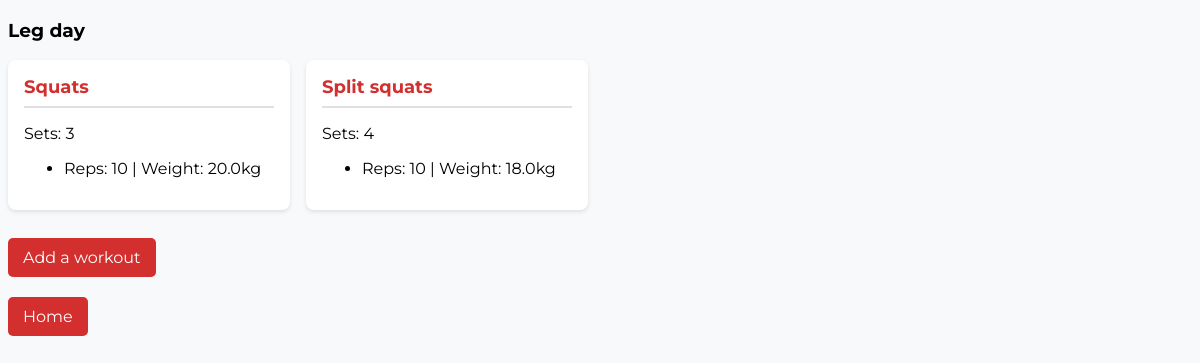
The page /32 (signed in) on the database its author committed.
### polls/models.py (models this page shows, shortened)
class Workout(models.Model):
    name = models.CharField(max_length = 1000)
    description = models.CharField(max_length = 3000)
    date = models.DateTimeField("workout date")

class Exercise(models.Model):
    workout = models.ForeignKey(Workout, on_delete=models.CASCADE)
    exercise = models.CharField(max_length=2000)
    sets = models.CharField(max_length=100)

class Set(models.Model):
    exercise = models.ForeignKey(Exercise, on_delete=models.CASCADE)
    reps = models.IntegerField()
    weight = models.FloatField(null = True,blank = True)

### polls/views.py (the view)
# urls.py: path("<int:workout_id>", views.workout_detail, name = "workout_detail"),
@login_required
def workout_detail(request,workout_id):
    workout = get_object_or_404(Workout, pk = workout_id)
    return render(request, "polls/workout_detail.html",{"workout":workout})

### polls/templates/polls/workout_detail.html (shortened to what this page needs)
<!DOCTYPE html>
<html lang="en">
{% load static %}
<head>
    <link rel="stylesheet" href="{% static 'css/style.css' %}">
</head>
<body>
    <h3>{{ workout.name }}</h3>
    <div class="workout-container2">
        {% for exercise in workout.exercise_set.all %}
        <div class="tile" style="margin-bottom: 8px;">
            <div class="tile-title">{{ exercise.exercise }}</div>
            <div class="tile-divider"></div>
            <p> Sets: {{ exercise.sets }}</p>
            <ul>
                {% for set in exercise.set_set.all %}
                <li>Reps: {{ set.reps }} {% if set.weight %} | Weight: {{ set.weight }}kg {% endif %}</li>
                {% empty %}
                <li>No sets present</li>
                {% endfor %}
            </ul>
        </div>
        {% empty %}
        <p>You did not add an excercise</p>
        {% endfor %}
    </div>
    <div>
        <div class="add-workout"><a href="{% url 'polls:add_workout'  %}">Add a workout</a></div>
    </div>
    <div>
        <div class="add-workout"><a href="{% url 'polls:workout_list'  %}">Home</a></div>
    </div>
</body>
</html>

### polls/static/css/style.css (style rules this page uses)
body { background-color: #F8F9FA; font-family: 'Montserrat', sans-serif; }
.workout-container2 { display: flex; flex-direction: row; flex-wrap: wrap; gap: 16px; align-items: center; width: 100%; }
.tile { background-color: #FFFFFF; padding: 16px; border-radius: 8px; box-shadow: 0 2px 4px rgba(0, 0, 0, 0.1); width: 250px; margin-bottom: 5px; }
.tile-title { font-size: 18px; font-weight: bold; color: #D32F2F; }
.tile-divider { height: 1.5px; background-color: #E0E0E0; margin: 8px 0; }
.add-workout { margin-top: 20px; }
.add-workout a { display: inline-block; background-color: #D32F2F; color: white; padding: 10px 15px; text-decoration: none; border-radius: 5px; }

### rows shown on the page
Workout: name "Leg day"
Exercise: exercise "Squats", sets "3"
Set: reps "10", weight "20.0"
Exercise: exercise "Split squats", sets "4"
Set: reps "10", weight "18.0"
